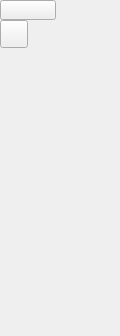
<ui version="4.0" >
 <author></author>
 <comment></comment>
 <exportmacro></exportmacro>
 <class>QG_CadToolBarPoints</class>
 <widget class="QWidget" name="QG_CadToolBarPoints" >
  <property name="geometry" >
   <rect>
    <x>0</x>
    <y>0</y>
    <width>120</width>
    <height>336</height>
   </rect>
  </property>
  <property name="minimumSize" >
   <size>
    <width>56</width>
    <height>336</height>
   </size>
  </property>
  <widget class="QToolButton" name="bBack" >
   <property name="geometry" >
    <rect>
     <x>0</x>
     <y>0</y>
     <width>56</width>
     <height>20</height>
    </rect>
   </property>
   <property name="toolTip" >
    <string>Back to main menu</string>
   </property>
   <property name="text" >
    <string/>
   </property>
   <property name="icon" >
    <iconset resource="../qcadguiqt.qrc" >:/qcad/images/back.png</iconset>
   </property>
   <property name="iconSize" >
    <size>
     <width>18</width>
     <height>18</height>
    </size>
   </property>
  </widget>
  <widget class="QToolButton" name="bPoint" >
   <property name="geometry" >
    <rect>
     <x>0</x>
     <y>20</y>
     <width>28</width>
     <height>28</height>
    </rect>
   </property>
   <property name="toolTip" >
    <string>Single points</string>
   </property>
   <property name="text" >
    <string/>
   </property>
   <property name="icon" >
    <iconset resource="../qcadguiqt.qrc" >:/qcad/images/points.png</iconset>
   </property>
   <property name="iconSize" >
    <size>
     <width>18</width>
     <height>18</height>
    </size>
   </property>
  </widget>
 </widget>
 <pixmapfunction></pixmapfunction>
 <resources>
  <include location="../qcadguiqt.qrc" />
 </resources>
 <connections/>
</ui>
